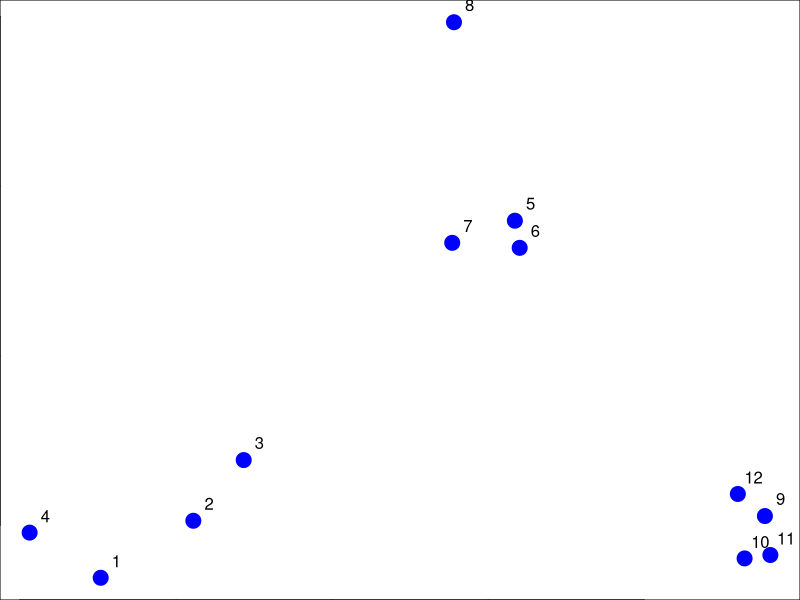
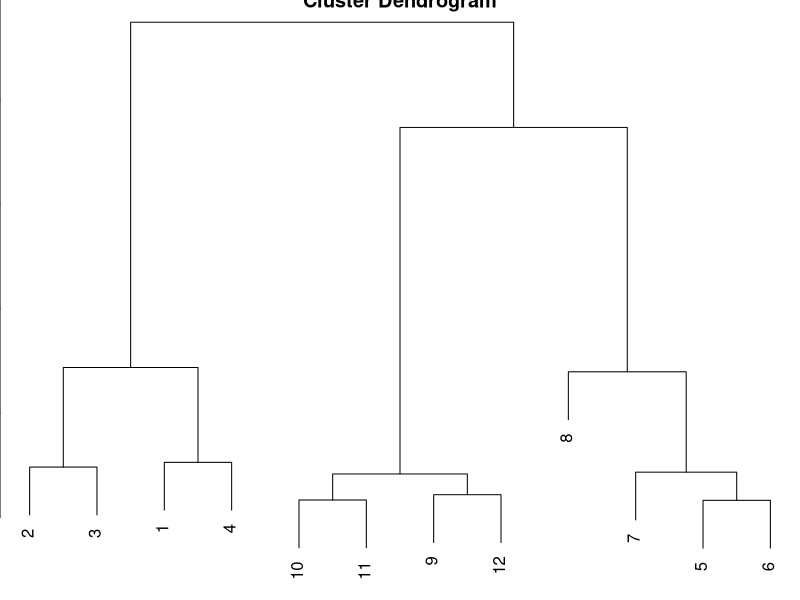
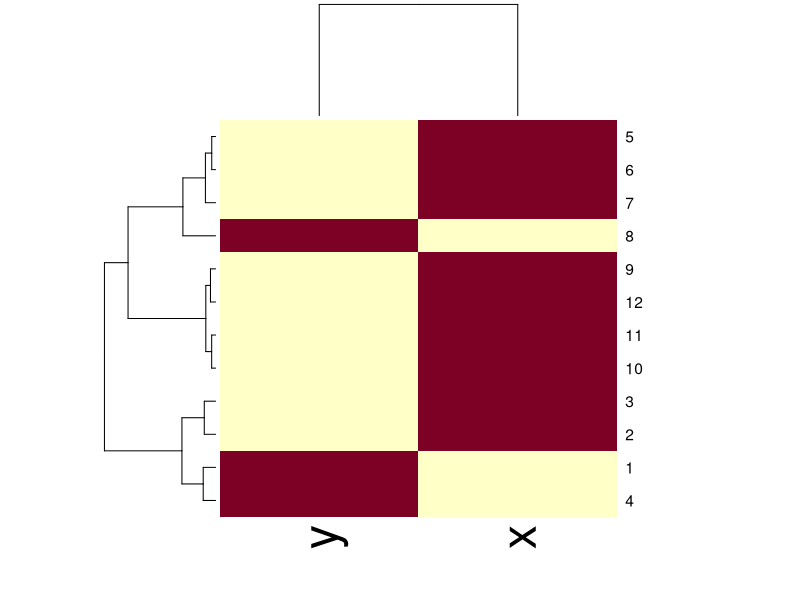
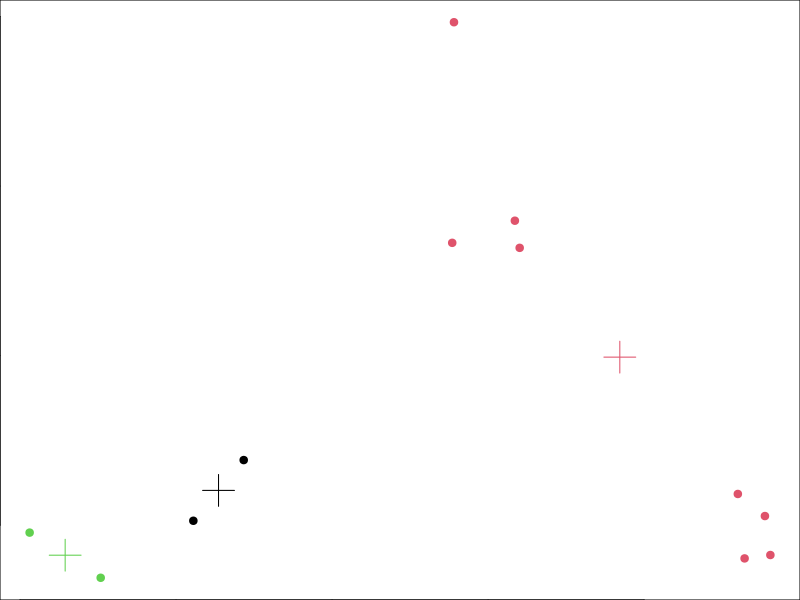

Write R code to recreate these figures, in order.
###Cluster analysis



##sample data
set.seed(1234)
par(mar = c(0,0,0,0))
x <- rnorm(12, mean = rep(1:3, each = 4), sd = 0.2)
y <- rnorm(12, mean = rep(c(1,2,1), each = 4), sd = 0.2)
df <- data.frame(x= x, y = y)

plot(x,y , col = "blue", pch = 19, cex = 2)
text(x+0.05, y+0.05, labels = as.character(1:12))

# hierarchical cluastering
library(cluster)
distxy <- dist(df)
clu <- hclust(distxy)
plot(clu)
heatmap(as.matrix(df))

# Kmeans
kmeansobj <- kmeans(df, centers = 3)
plot(x, y , col = kmeansobj$cluster, pch = 19)
points(kmeansobj$centers, col = 1:3, pch = 3, cex = 3)
